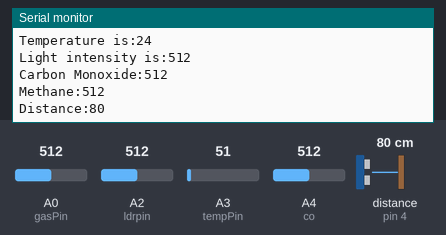
A sketch run on a simulated Arduino Uno, built with avr-gcc and run on an emulated ATmega328P. Parts: the last lines printed to the serial monitor. Wiring (inferred from the names in the program): ultrasonic range finder: trigger pin 3; echo pin 4. The inputs (shaded band) are chosen by the test bench; at power-on: distance to the obstacle (sensor on pin 4) 80 cm, A3 (tempPin) = 51, A0 (gasPin) = 512, A2 (ldrpin) = 512, A4 (co) = 512. The echo pulse lasts 58.3 µs per cm.

Above: at 6.8 s.
6.9 s: distance to the obstacle (sensor on pin 4) set to 2 cm
At 11.0 s:
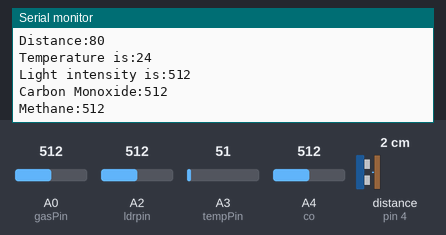
13.6 s: A3 (tempPin) set to 61
At 14.8 s:
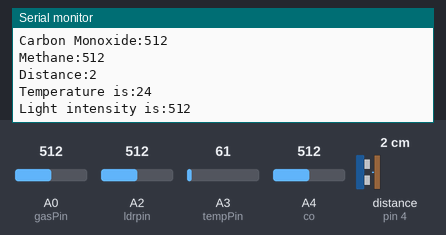
20.3 s: A0 (gasPin) set to 716
At 21.8 s:
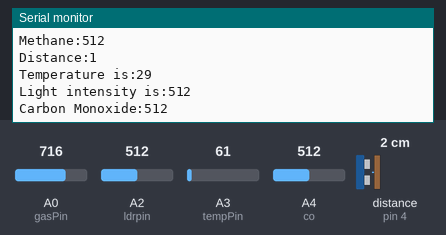
27.0 s: A2 (ldrpin) set to 716
At 31.8 s:
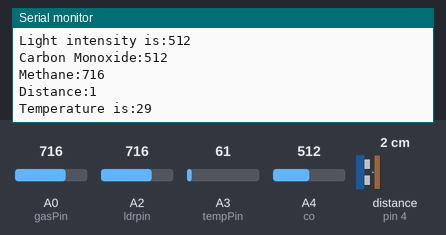
33.7 s: A4 (co) set to 716
At 34.4 s:
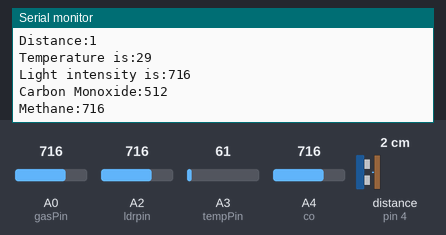
40.4 s: distance to the obstacle (sensor on pin 4) set to 4 cm
At 47.3 s:
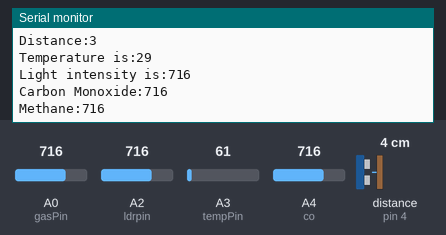
Timing chart, 0 to 48.1 s (numbered marks = the images above; inputs shaded):
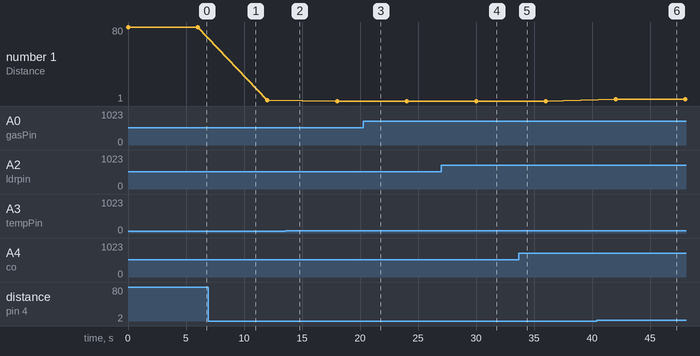

The sketch:

Final1.ino
```cpp
int vcc = 2;
int trig = 3;
int echo = 4;
int gnd = 5;
int tempPin = A3;
int temperature;
int temp;
int ldrpin = A2;
int co = A4;
const int gasPin = A0;
unsigned long startMillis;

void setup()
{
  pinMode (vcc, OUTPUT);
  pinMode (gnd, OUTPUT);
  pinMode(tempPin, INPUT);
  startMillis = millis();
  Serial.begin(9600);
}

void loop()
{

  UltraSonic();
  delay(1000);
  TempSensor();
  delay(1000);
  LDR();
  delay(1000);
  CarbonMono();
  delay(1000);
  mqSensor();
  delay(2000);

}

void UltraSonic()
{

  digitalWrite(vcc, HIGH);
  long duration, inches, cm;
  pinMode(trig, OUTPUT);
  digitalWrite(trig, LOW);
  delayMicroseconds(2);
  digitalWrite(trig, HIGH);
  delayMicroseconds(5);
  digitalWrite(trig, LOW);


  pinMode(echo, INPUT);
  duration = pulseIn(echo, HIGH);

  inches = microsecondsToInches(duration);
  cm = microsecondsToCentimeters(duration);
  Serial.print("Distance:");
  //Serial.print(inches);
  // Serial.print("in, ");
  Serial.print(cm);
  //Serial.print("cm");
  Serial.println();
}

void TempSensor()
{

  temp = readTemp();
  Serial.print("Temperature is:");
  Serial.println(temp);
}

void LDR()
{
  ldrpin = analogRead(A2);
  Serial.print("Light intensity is:");
  Serial.println(ldrpin);


}

void CarbonMono()
{
  unsigned int gasLevel = analogRead(co);

  Serial.print("Carbon Monoxide:");
  Serial.println(gasLevel);

}

void mqSensor()
{
  Serial.print("Methane:");
  Serial.println(analogRead(gasPin));
}

int readTemp()
{
  temperature = analogRead(tempPin);
  return (temperature * 0.488);
}
long microsecondsToInches(long microseconds)
{
  microseconds = microseconds / 74 / 2;
  return microseconds;
}

long microsecondsToCentimeters(long microseconds)
{
  microseconds = microseconds / 29 / 2;
  return microseconds;
}
```

Measured:
- after the input at 40.4 s, the serial monitor: prints a new line after 1.6 s (image 6)
- plotted number 1: 80 → 2 after the input at 6.9 s, 1 → 3 after the input at 40.4 s
